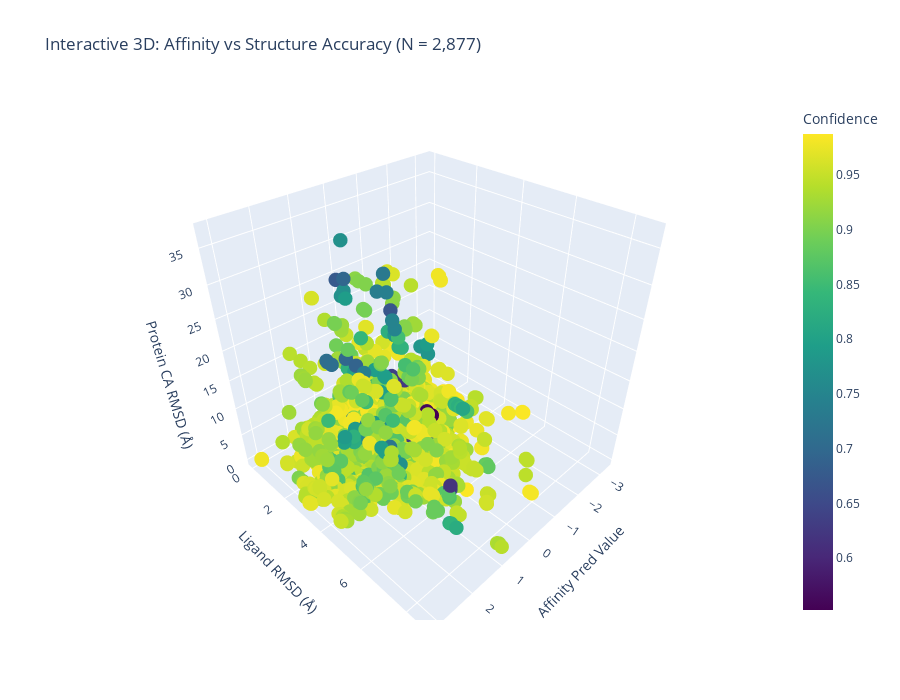

The cell this chart's notebook holds for it:
### Markdown cell above
## 5.3 Affinity Prediction Visualizations

Create specialized visualizations to explore the relationships between affinity predictions and structural accuracy.

### Code cell
print("🎨 Creating Affinity-Structure Relationship Visualizations")

# Check if we have affinity data for visualization
if 'df_with_affinity' in locals():
    df_viz = df_with_affinity.copy()
    valid_affinity_viz = df_viz.dropna(subset=['affinity_pred_value', 'affinity_probability_binary'])
    
    if len(valid_affinity_viz) > 10:
        
        # Create comprehensive affinity visualization
        fig = plt.figure(figsize=(20, 15))
        gs = fig.add_gridspec(3, 3, hspace=0.3, wspace=0.3)
        
        # 1. Affinity vs Protein RMSD
        ax1 = fig.add_subplot(gs[0, 0])
        scatter1 = ax1.scatter(valid_affinity_viz['affinity_pred_value'], 
                              valid_affinity_viz['protein_ca_aligned_rmsd'],
                              c=valid_affinity_viz['confidence'], cmap='viridis', alpha=0.6, s=30)
        ax1.set_xlabel('Affinity Pred Value (IC50-like)', fontsize=11)
        ax1.set_ylabel('Protein CA RMSD (Å)', fontsize=11)
        ax1.set_title('Affinity vs Protein Structure', fontweight='bold')
        ax1.grid(True, alpha=0.3)
        
        # Add trend line if correlation exists
        aff_prot_data = valid_affinity_viz[['affinity_pred_value', 'protein_ca_aligned_rmsd']].dropna()
        if len(aff_prot_data) > 3:
            z = np.polyfit(aff_prot_data['affinity_pred_value'], aff_prot_data['protein_ca_aligned_rmsd'], 1)
            p = np.poly1d(z)
            x_trend = np.linspace(aff_prot_data['affinity_pred_value'].min(), 
                                 aff_prot_data['affinity_pred_value'].max(), 100)
            ax1.plot(x_trend, p(x_trend), "r--", alpha=0.8, linewidth=2)
        
        # 2. Affinity vs Ligand RMSD
        ax2 = fig.add_subplot(gs[0, 1])
        scatter2 = ax2.scatter(valid_affinity_viz['affinity_pred_value'], 
                              valid_affinity_viz['ligand_rmsd'],
                              c=valid_affinity_viz['confidence'], cmap='viridis', alpha=0.6, s=30)
        ax2.set_xlabel('Affinity Pred Value (IC50-like)', fontsize=11)
        ax2.set_ylabel('Ligand RMSD (Å)', fontsize=11)
        ax2.set_title('Affinity vs Ligand Pose', fontweight='bold')
        ax2.grid(True, alpha=0.3)
        
        # Add trend line
        aff_lig_data = valid_affinity_viz[['affinity_pred_value', 'ligand_rmsd']].dropna()
        if len(aff_lig_data) > 3:
            z = np.polyfit(aff_lig_data['affinity_pred_value'], aff_lig_data['ligand_rmsd'], 1)
            p = np.poly1d(z)
            x_trend = np.linspace(aff_lig_data['affinity_pred_value'].min(), 
                                 aff_lig_data['affinity_pred_value'].max(), 100)
            ax2.plot(x_trend, p(x_trend), "r--", alpha=0.8, linewidth=2)
        
        # 3. Binding Probability vs Ligand RMSD
        ax3 = fig.add_subplot(gs[0, 2])
        scatter3 = ax3.scatter(valid_affinity_viz['affinity_probability_binary'], 
                              valid_affinity_viz['ligand_rmsd'],
                              c=valid_affinity_viz['confidence'], cmap='viridis', alpha=0.6, s=30)
        ax3.set_xlabel('Binding Probability', fontsize=11)
        ax3.set_ylabel('Ligand RMSD (Å)', fontsize=11)
        ax3.set_title('Binding Probability vs Ligand Pose', fontweight='bold')
        ax3.grid(True, alpha=0.3)
        
        # 4. Affinity vs Confidence
        ax4 = fig.add_subplot(gs[1, 0])
        ax4.scatter(valid_affinity_viz['confidence'], valid_affinity_viz['affinity_pred_value'],
                   alpha=0.6, color='orange', s=30)
        ax4.set_xlabel('Confidence Score', fontsize=11)
        ax4.set_ylabel('Affinity Pred Value', fontsize=11)
        ax4.set_title('Confidence vs Affinity', fontweight='bold')
        ax4.grid(True, alpha=0.3)
        
        # 5. Binding Probability vs Confidence
        ax5 = fig.add_subplot(gs[1, 1])
        ax5.scatter(valid_affinity_viz['confidence'], valid_affinity_viz['affinity_probability_binary'],
                   alpha=0.6, color='green', s=30)
        ax5.set_xlabel('Confidence Score', fontsize=11)
        ax5.set_ylabel('Binding Probability', fontsize=11)
        ax5.set_title('Confidence vs Binding Prob', fontweight='bold')
        ax5.grid(True, alpha=0.3)
        
        # 6. Affinity Value vs Binding Probability
        ax6 = fig.add_subplot(gs[1, 2])
        ax6.scatter(valid_affinity_viz['affinity_pred_value'], valid_affinity_viz['affinity_probability_binary'],
                   alpha=0.6, color='purple', s=30)
        ax6.set_xlabel('Affinity Pred Value', fontsize=11)
        ax6.set_ylabel('Binding Probability', fontsize=11)
        ax6.set_title('Affinity Value vs Binding Prob', fontweight='bold')
        ax6.grid(True, alpha=0.3)
        
        # 7. Distribution of Affinity Values
        ax7 = fig.add_subplot(gs[2, 0])
        ax7.hist(valid_affinity_viz['affinity_pred_value'], bins=30, alpha=0.7, 
                color='skyblue', edgecolor='black')
        ax7.axvline(valid_affinity_viz['affinity_pred_value'].median(), color='red', 
                   linestyle='--', label=f'Median: {valid_affinity_viz["affinity_pred_value"].median():.2f}')
        ax7.set_xlabel('Affinity Pred Value', fontsize=11)
        ax7.set_ylabel('Frequency', fontsize=11)
        ax7.set_title('Distribution of Affinity Values', fontweight='bold')
        ax7.legend()
        ax7.grid(True, alpha=0.3)
        
        # 8. Distribution of Binding Probabilities
        ax8 = fig.add_subplot(gs[2, 1])
        ax8.hist(valid_affinity_viz['affinity_probability_binary'], bins=30, alpha=0.7,
                color='lightcoral', edgecolor='black')
        ax8.axvline(valid_affinity_viz['affinity_probability_binary'].median(), color='blue',
                   linestyle='--', label=f'Median: {valid_affinity_viz["affinity_probability_binary"].median():.3f}')
        ax8.set_xlabel('Binding Probability', fontsize=11)
        ax8.set_ylabel('Frequency', fontsize=11)
        ax8.set_title('Distribution of Binding Probabilities', fontweight='bold')
        ax8.legend()
        ax8.grid(True, alpha=0.3)
        
        # 9. 3D Plot: Affinity, Ligand RMSD, Protein RMSD
        ax9 = fig.add_subplot(gs[2, 2], projection='3d')
        scatter_3d = ax9.scatter(valid_affinity_viz['affinity_pred_value'], 
                                valid_affinity_viz['ligand_rmsd'],
                                valid_affinity_viz['protein_ca_aligned_rmsd'],
                                c=valid_affinity_viz['confidence'], cmap='viridis', alpha=0.6, s=20)
        ax9.set_xlabel('Affinity Value', fontsize=10)
        ax9.set_ylabel('Ligand RMSD', fontsize=10)
        ax9.set_zlabel('Protein RMSD', fontsize=10)
        ax9.set_title('3D: Affinity-Structure Space', fontweight='bold', fontsize=10)
        
        # Add overall colorbar
        cbar = plt.colorbar(scatter1, ax=ax1, fraction=0.046, pad=0.04)
        cbar.set_label('Confidence Score', fontsize=10)
        
        plt.suptitle(f'Boltz Affinity Prediction Analysis (N = {len(valid_affinity_viz):,})', 
                    fontsize=16, fontweight='bold', y=0.98)
        plt.show()
        
        # Create interactive Plotly visualizations
        print("\n🌟 Creating Interactive Affinity Visualizations")
        
        # Interactive 3D scatter plot
        fig_3d = go.Figure(data=[go.Scatter3d(
            x=valid_affinity_viz['affinity_pred_value'],
            y=valid_affinity_viz['ligand_rmsd'],
            z=valid_affinity_viz['protein_ca_aligned_rmsd'],
            mode='markers',
            marker=dict(
                size=5,
                color=valid_affinity_viz['confidence'],
                colorscale='viridis',
                colorbar=dict(title="Confidence"),
                showscale=True
            ),
            text=valid_affinity_viz['protein'],
            hovertemplate='<b>%{text}</b><br>' +
                         'Affinity: %{x:.2f}<br>' +
                         'Ligand RMSD: %{y:.2f}Å<br>' +
                         'Protein RMSD: %{z:.2f}Å<br>' +
                         'Confidence: %{marker.color:.3f}<extra></extra>'
        )])
        
        fig_3d.update_layout(
            title=f'Interactive 3D: Affinity vs Structure Accuracy (N = {len(valid_affinity_viz):,})',
            scene=dict(
                xaxis_title='Affinity Pred Value',
                yaxis_title='Ligand RMSD (Å)',
                zaxis_title='Protein CA RMSD (Å)'
            ),
            font=dict(size=12),
            width=900,
            height=700
        )
        
        fig_3d.show()
        
        # Summary statistics table
        print(f"\n📊 Affinity Analysis Summary:")
        summary_stats = {
            'Metric': ['Valid Predictions', 'Affinity Range', 'Binding Prob Range', 
                      'High Binders (>0.7)', 'Strong Affinity (<median)', 
                      'Correlation (Aff vs Lig RMSD)', 'Correlation (Prob vs Lig RMSD)'],
            'Value': []
        }
        
        summary_stats['Value'].append(f"{len(valid_affinity_viz):,}")
        summary_stats['Value'].append(f"{valid_affinity_viz['affinity_pred_value'].min():.2f} - {valid_affinity_viz['affinity_pred_value'].max():.2f}")
        summary_stats['Value'].append(f"{valid_affinity_viz['affinity_probability_binary'].min():.3f} - {valid_affinity_viz['affinity_probability_binary'].max():.3f}")
        summary_stats['Value'].append(f"{(valid_affinity_viz['affinity_probability_binary'] > 0.7).sum()} ({(valid_affinity_viz['affinity_probability_binary'] > 0.7).mean()*100:.1f}%)")
        summary_stats['Value'].append(f"{(valid_affinity_viz['affinity_pred_value'] <= valid_affinity_viz['affinity_pred_value'].median()).sum()} ({(valid_affinity_viz['affinity_pred_value'] <= valid_affinity_viz['affinity_pred_value'].median()).mean()*100:.1f}%)")
        
        # Add correlations
        if len(aff_lig_data) > 3:
            aff_lig_r, aff_lig_p = pearsonr(aff_lig_data['affinity_pred_value'], aff_lig_data['ligand_rmsd'])
            summary_stats['Value'].append(f"r = {aff_lig_r:.3f} (p = {aff_lig_p:.3f})")
        else:
            summary_stats['Value'].append("N/A")
            
        prob_lig_data = valid_affinity_viz[['affinity_probability_binary', 'ligand_rmsd']].dropna()
        if len(prob_lig_data) > 3:
            prob_lig_r, prob_lig_p = pearsonr(prob_lig_data['affinity_probability_binary'], prob_lig_data['ligand_rmsd'])
            summary_stats['Value'].append(f"r = {prob_lig_r:.3f} (p = {prob_lig_p:.3f})")
        else:
            summary_stats['Value'].append("N/A")
        
        summary_df = pd.DataFrame(summary_stats)
        display(summary_df)
        
    else:
        print("❌ Insufficient affinity data for visualization")
        print(f"   Found only {len(valid_affinity_viz)} valid affinity predictions")
        
else:
    print("❌ No affinity data loaded")
    print("   Run the affinity data loading section first")

### Figure 1 — Plotly figure (JSON) as saved in the notebook; plotly's stock layout.template omitted (floating-point values rounded to 4 significant figures; data arrays with more than 128 entries replaced by an {"elided": "..."} marker saying what was removed)
{"data": [{"hovertemplate": "<b>%{text}</b><br>Affinity: %{x:.2f}<br>Ligand RMSD: %{y:.2f}Å<br>Protein RMSD: %{z:.2f}Å<br>Confidence: %{marker.color:.3f}<extra></extra>", "marker": {"color": {"elided": "2877 float values"}, "colorbar": {"title": {"text": "Confidence"}}, "colorscale": [[0, "#440154"], [0.1111, "#482878"], [0.2222, "#3e4989"], [0.3333, "#31688e"], [0.4444, "#26828e"], [0.5556, "#1f9e89"], [0.6667, "#35b779"], [0.7778, "#6ece58"], [0.8889, "#b5de2b"], [1, "#fde725"]], "showscale": true, "size": 5}, "mode": "markers", "text": {"elided": "2877 str values"}, "type": "scatter3d", "x": {"elided": "2877 float values"}, "y": {"elided": "2877 float values"}, "z": {"elided": "2877 float values"}}], "layout": {"font": {"size": 12}, "height": 700, "scene": {"xaxis": {"title": {"text": "Affinity Pred Value"}}, "yaxis": {"title": {"text": "Ligand RMSD (Å)"}}, "zaxis": {"title": {"text": "Protein CA RMSD (Å)"}}}, "title": {"text": "Interactive 3D: Affinity vs Structure Accuracy (N = 2,877)"}, "width": 900}}
